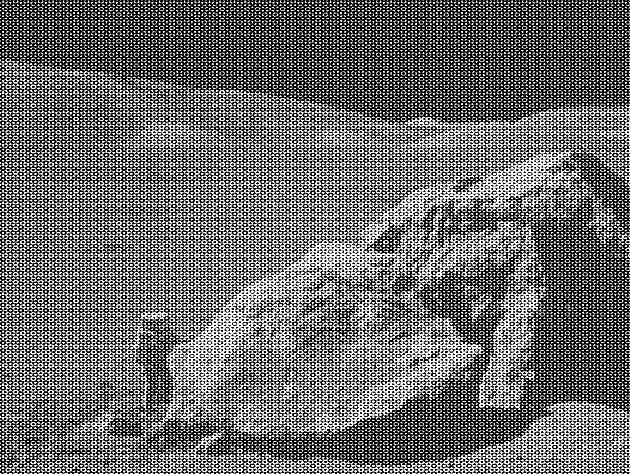
#> input picture praktikum 6/moonlanding.png, 630 x 474 px
$ jupyter execute Transformasi_Fourier_Denoising.ipynb   (shell and % lines are left out)
#> lines starting #> are read from the running program, lines starting #| are printed output that depends on the picture
[cell 1]
# import library

from skimage import io
from skimage.color import rgb2gray
import matplotlib.pyplot as plt
from scipy import fftpack
import numpy as np
import cv2

[cell 2]
# load image

image = io.imread('moonlanding.png', as_gray=True)
#> image is the input picture: shape (474, 630); min 0, max 255, mean 108.1

[cell 3]
# shape image

image.shape, image.dtype

[cell 4]
f, ax = plt.subplots(figsize=(8,8))
ax.imshow(image, cmap = "gray")
ax.set_title('Original Noisy Image')

[cell 5]
# Return multidimensional discrete Fourier transform.

F = fftpack.fft2(image)
F_magnitude = np.abs(F)   #absolute value of F

[cell 6]
# Show the results

def plot_spectrum(F):
    from matplotlib.colors import LogNorm
    plt.imshow(np.abs(F), norm=LogNorm(vmin=5))
    plt.colorbar()

[cell 7]
# A logarithmic Colormap

plt.figure(figsize=(8,8))
# plot_spectrum(F)
# plt.imshow(np.log(abs(F)), cmap = 'gray')
plt.imshow(np.log(abs(F)))
plt.title('Fourier transform')
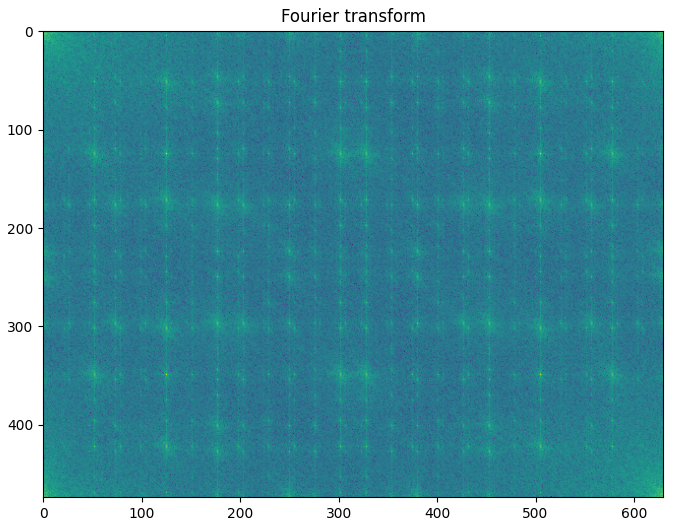
#> figure drawn by matplotlib, 1 panel

[cell 8]
# Using shift to centering high frequency

Fs = fftpack.fftshift(F)

[cell 9]
plt.figure(figsize=(8,8))
# plot_spectrum(Fs)
#plt.imshow(np.log(abs(Fs)), cmap = 'gray')
plt.imshow(np.log(abs(Fs)))
plt.title('Shift Transformation Result')
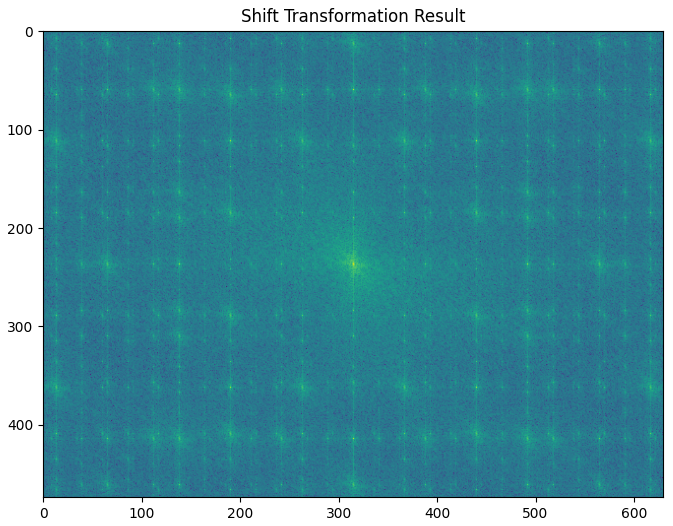
#> figure drawn by matplotlib, 1 panel

for j in range(115, 126):
    for i in range (12, 22):
        Fs[i,j] = 0
    for i in range (37, 47):
        Fs[i,j] = 0
    for i in range (96, 106):
        Fs[i,j] = 0
    for i in range (216, 226):
        Fs[i,j] = 0
    for i in range (274, 284):
        Fs[i,j] = 0
    for i in range (298, 308):
        Fs[i,j] = 0

[cell 10]
# set to 0 according to the position of the noise

Fs[12:22, 115:125] = 0
Fs[37:47, 115:125] = 0
Fs[96:106, 115:125] = 0
Fs[216:226, 115:125] = 0
Fs[274:284, 115:125] = 0
Fs[298:308, 115:125] = 0

[cell 11]
plt.figure(figsize=(8,8))
# plt.imshow(np.log(abs(Fs)));
# plt.imshow(np.log(abs(Fs)), cmap = 'gray');
plt.imshow(np.log(abs(Fs)));
plt.title('Modified Fourier Transform');

[cell 12]
# Unshift

Fus = fftpack.ifftshift(Fs)

[cell 13]
# An Unshift logarithmic Colormap

plt.figure(figsize=(8,8))
# plot_spectrum(Fus)
# plt.imshow(np.log(abs(Fus)), cmap = 'gray')
plt.imshow(np.log(abs(Fus)))
plt.title('Unshift Spectrum')

[cell 14]
# Inverse FFT

im_new = fftpack.ifft2(Fus).real
